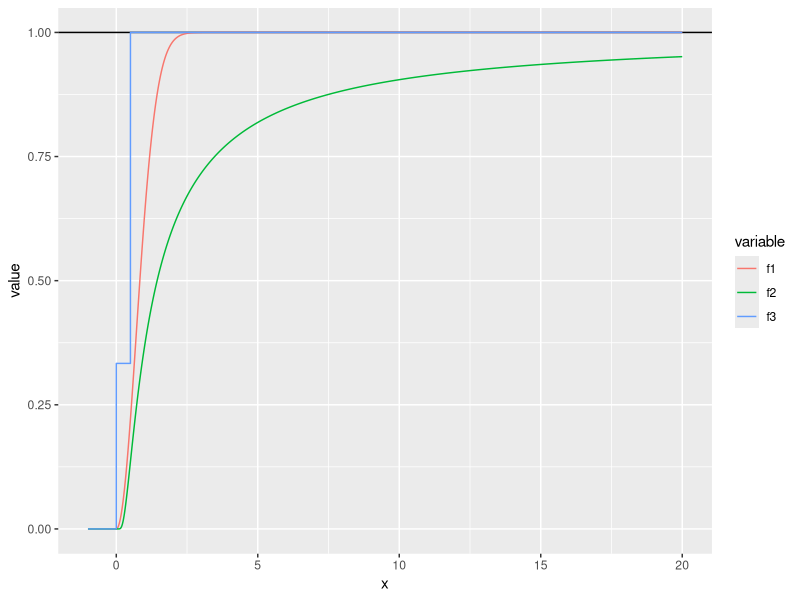
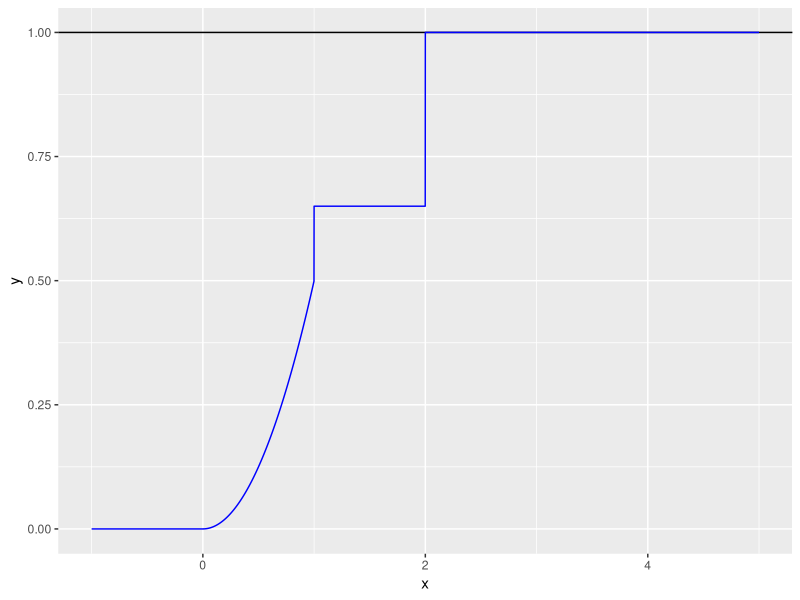
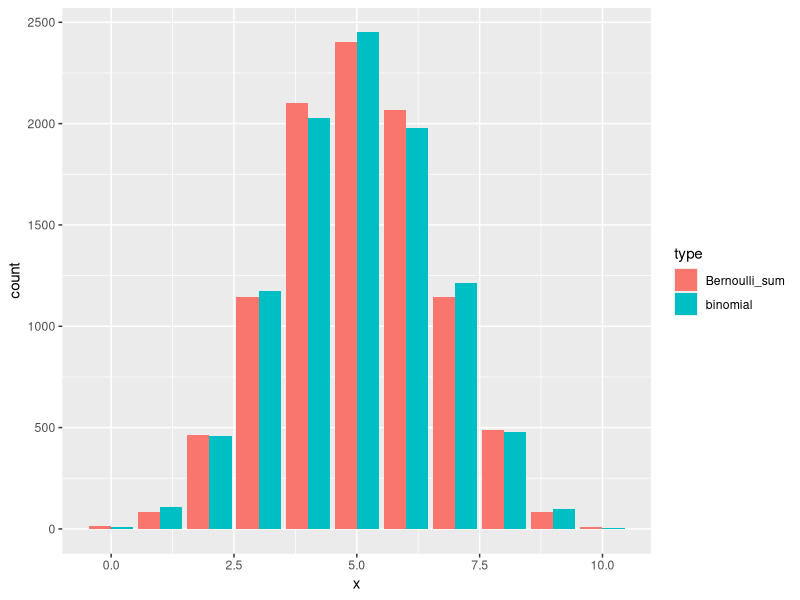
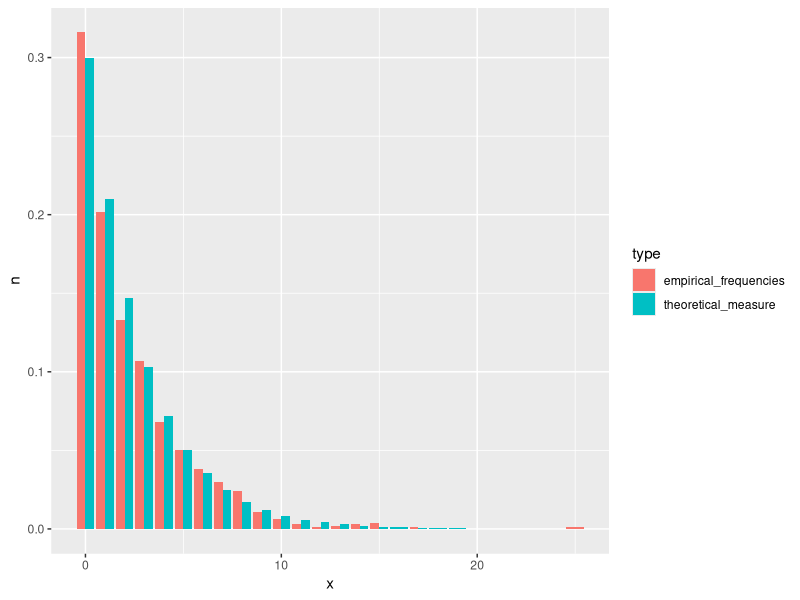
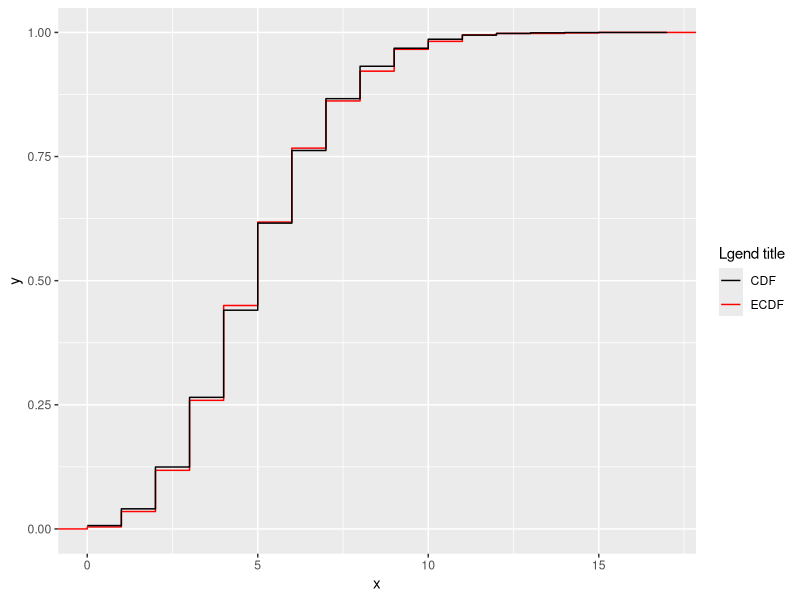
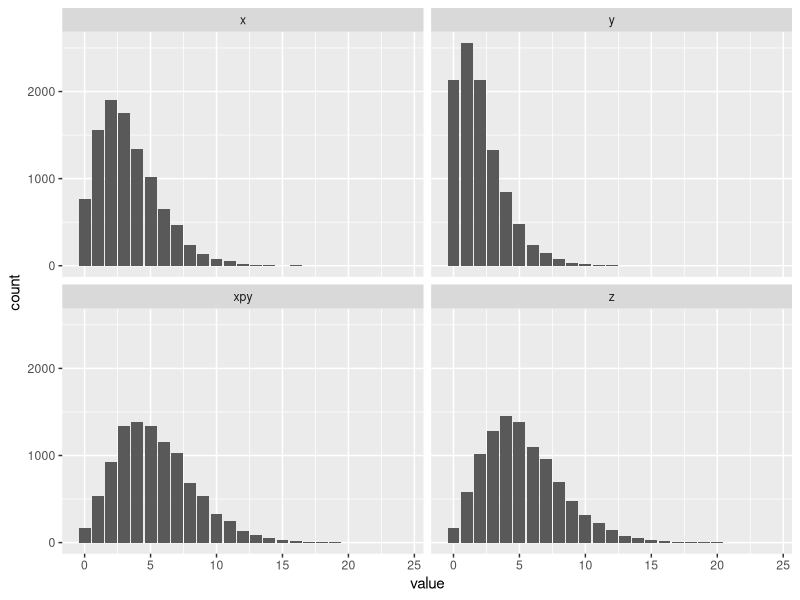
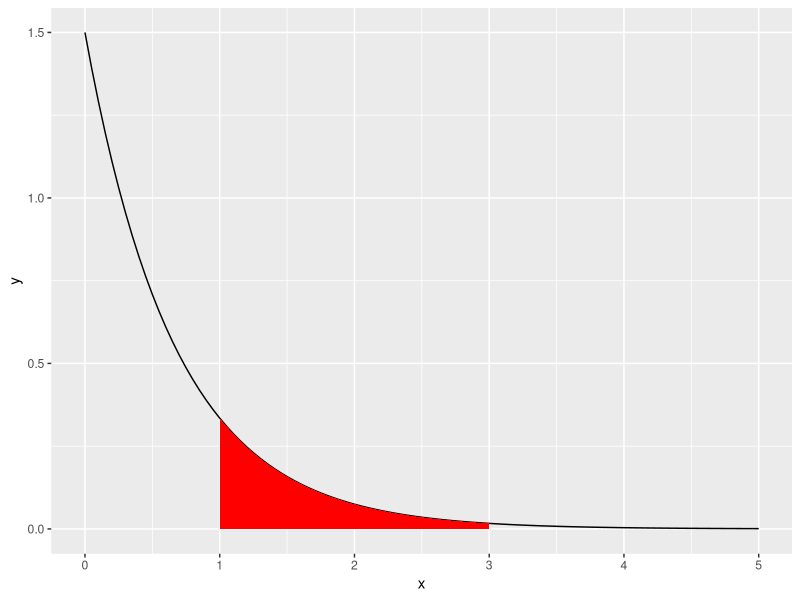
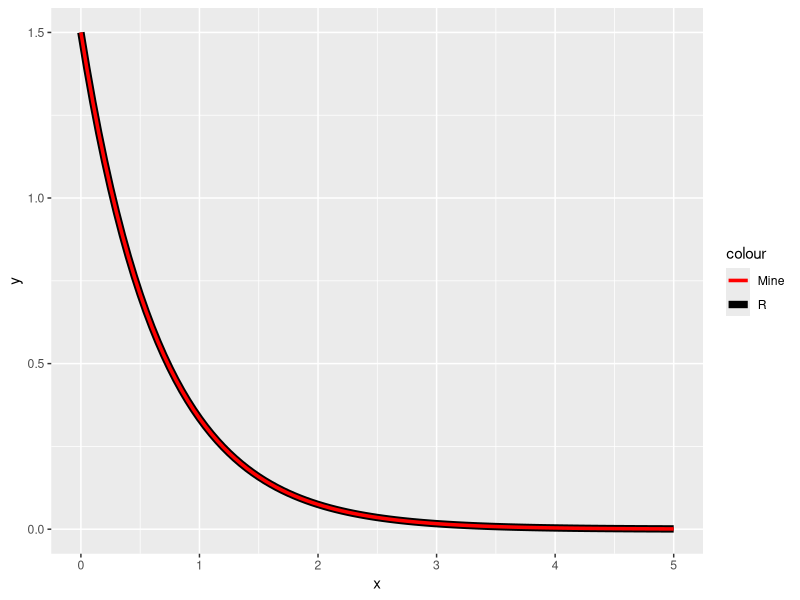

Recreate these plots in R, in order.
## ---- chunk 1
togs <- F
library(ggplot2)
library(dplyr)
library(reshape2)
library(tidyr)
# togs <- FALSE
## ---- chunk 2
f1 <- function (x) {
  tmp        <- 1 - exp(-x^2)
  tmp[x < 0] <- 0
  return(tmp)
}

f2 <- function (x) {
  tmp         <- exp(-(1 / x))
  tmp[x <= 0] <- 0
  return(tmp)
}

f3 <- function (x) {
  tmp           <- x
  tmp[x == x]   <- 1
  tmp[x <= 0.5] <- 1/3
  tmp[x <= 0]   <- 0
  return(tmp)
}

cdf_data <- tibble(x  = seq(-1, 20, by = 0.001),
                   f1 = f1(x),
                   f2 = f2(x),
                   f3 = f3(x)) %>%
  melt(id.vars = "x")

# geo_plot <- ggplot(data = data.frame(x = seq(-1, 10, by = 0.01)), aes(x = x)) +
#   stat_function(aes(color = "f1"), fun = f1) +
#   stat_function(aes(color = "f2"), fun = f2) +
#   stat_function(aes(color = "f3"), fun = f3) +
#   geom_hline(yintercept = 1)
# plot(geo_plot)

cdf_plot <- ggplot(data = cdf_data, aes(x = x, y = value, color = variable)) +
  geom_hline(yintercept = 1) +
  geom_line()
plot(cdf_plot)
## ---- chunk 3
f1 <- function (x, p) {
  tmp          <- x
  tmp[x >= 2]  <- 0.5 + (p * 0.5) + ((1-p) * 0.5)
  tmp[x < 2]   <- 0.5 + (p * 0.5) 
  tmp[x < 1]   <- (x[x < 1])^2 / 2
  tmp[x < 0]   <- 0
  return(tmp)
}

cdf_data <- tibble(x = seq(-1, 5, by = 0.001), y = f1(x, 0.3))
cdf_plot <- ggplot(data = cdf_data, aes(x = x, y = y)) +
  geom_hline(yintercept = 1) +
  geom_line(color = "blue")
plot(cdf_plot)

## ---- chunk 4
set.seed(1)
nsamps        <- 10000
binom_samp    <- rbinom(nsamps, size = 10, prob = 0.5)
bernoulli_mat <- matrix(data = NA, nrow = nsamps, ncol = 10)
for (i in 1:nsamps) {
  bernoulli_mat[i, ] <- rbinom(10, size = 1, prob = 0.5)
}
bern_samp <- apply(bernoulli_mat, 1, sum)
b_data    <- tibble(x    = c(binom_samp, bern_samp), 
                    type = c(rep("binomial", 10000), rep("Bernoulli_sum", 10000)))
b_plot    <- ggplot(data = b_data, aes(x = x, fill = type)) +
  geom_bar(position = "dodge")
plot(b_plot)
## ---- chunk 5
set.seed(1)
geo_samp <- rgeom(n = 1000, prob = 0.3)
geo_samp <- data.frame(x = geo_samp) %>%
  count(x) %>%
  mutate(n = n / 1000, type = "empirical_frequencies") %>%
  bind_rows(data.frame(x = 0:20, n = dgeom(0:20, prob = 0.3), type = "theoretical_measure"))

geo_plot <- ggplot(data = geo_samp, aes(x = x, y = n, fill = type)) +
  geom_bar(stat="identity", position = "dodge")
plot(geo_plot)
## ---- chunk 6
set.seed(1)
pois_samp <- rpois(n = 1000, lambda = 5)
pois_samp <- data.frame(x = pois_samp)
pois_plot <- ggplot(data = pois_samp, aes(x = x, colour = "ECDF")) +
  stat_ecdf(geom = "step") +
  geom_step(data = tibble(x = 0:17, y = ppois(x, 5)), aes(x = x, y = y, colour = "CDF")) +
  scale_colour_manual("Lgend title", values = c("black", "red"))
plot(pois_plot)
## ---- chunk 7
set.seed(1)
nsamps <- 10000
x      <- rnbinom(nsamps, size = 5, prob = 0.6)
y      <- rnbinom(nsamps, size = 3, prob = 0.6)
xpy    <- x + y
z      <- rnbinom(nsamps, size = 8, prob = 0.6)
samps  <- tibble(x, y, xpy, z)
samps  <- melt(samps)
ggplot(data = samps, aes(x = value)) +
  geom_bar() +
  facet_wrap(~ variable)

## ---- chunk 8
set.seed(1)
nsamps <- 1000
samps  <- rexp(nsamps, rate = 1.5)
sum(samps >= 1 & samps <= 3) / nsamps
exp_plot <- ggplot(data.frame(x = seq(0, 5, by = 0.01)), aes(x = x)) +
  stat_function(fun = dexp, args = list(rate = 1.5)) +
  stat_function(fun = dexp, args = list(rate = 1.5), xlim = c(1,3), geom = "area", fill = "red")
plot(exp_plot)
## ---- chunk 9
exp_pdf <- function(x, lambda) {
  return (lambda * exp(-lambda * x))
}

exp_cdf <- function(x, lambda) {
  return (1 - exp(-lambda * x))
}

exp_quant <- function(q, lambda) {
  return (-(log(1 - q) / lambda))
}

ggplot(data = data.frame(x = seq(0, 5, by = 0.01)), aes(x = x)) +
  stat_function(fun = dexp, args = list(rate = 1.5), aes(color = "R"), size = 2.5) +
  stat_function(fun = exp_pdf, args = list(lambda = 1.5), aes(color = "Mine"), size = 1.2) +
  scale_color_manual(values = c("red", "black"))

ggplot(data = data.frame(x = seq(0, 5, by = 0.01)), aes(x = x)) +
  stat_function(fun = pexp, args = list(rate = 1.5), aes(color = "R"), size = 2.5) +
  stat_function(fun = exp_cdf, args = list(lambda = 1.5), aes(color = "Mine"), size = 1.2) +
  scale_color_manual(values = c("red", "black"))

ggplot(data = data.frame(x = seq(0, 1, by = 0.01)), aes(x = x)) +
  stat_function(fun = qexp, args = list(rate = 1.5), aes(color = "R"), size = 2.5) +
  stat_function(fun = exp_quant, args = list(lambda = 1.5), aes(color = "Mine"), size = 1.2) +
  scale_color_manual(values = c("red", "black"))
## ---- chunk 10
set.seed(1)
a         <- -1
b         <- 3
nsamps    <- 10000
unif_samp <- runif(nsamps, a, b)
mu_x      <- mean(unif_samp)
new_samp  <- unif_samp - mu_x
quantile(new_samp, probs = 1/5)
punif(-0.2, -1, 3)
## ---- chunk 11
set.seed(1)
ggplot(data = data.frame(x = seq(0, 1, by = 0.01)), aes(x = x)) +
  stat_function(fun = dbeta, args = list(shape1 = 2, shape2 = 2), aes(color = "alpha = 0.5")) +
  stat_function(fun = dbeta, args = list(shape1 = 4, shape2 = 1), aes(color = "alpha = 4")) +
  stat_function(fun = dbeta, args = list(shape1 = 1, shape2 = 4), aes(color = "alpha = 1")) +
  stat_function(fun = dbeta, args = list(shape1 = 2, shape2 = 5), aes(color = "alpha = 25")) +
  stat_function(fun = dbeta, args = list(shape1 = 0.1, shape2 = 0.1), aes(color = "alpha = 0.1"))

## ---- chunk 12
set.seed(1)
nsamps <- 1000
samps  <- rbeta(nsamps, 2, 5)
ggplot(data = data.frame(x = samps), aes(x = x)) +
  geom_histogram(aes(y = ..density..), color = "black") +
  stat_function(data  = data.frame(x = seq(0, 1, by = 0.01)), aes(x = x), 
                fun   = dbeta, 
                args  = list(shape1 = 2, shape2 = 5), 
                color = "red", 
                size  = 1.2)

## ---- chunk 13
set.seed(1)
ggplot(data = data.frame(x = seq(0, 25, by = 0.01)), aes(x = x)) +
  stat_function(fun = pgamma, args = list(shape = 1, rate = 1), aes(color = "Gamma(1,1)")) +
  stat_function(fun = pgamma, args = list(shape = 10, rate = 1), aes(color = "Gamma(10,1)")) +
  stat_function(fun = pgamma, args = list(shape = 1, rate = 10), aes(color = "Gamma(1,10)"))

## ---- chunk 14
set.seed(1)
# b
ggplot(data = data.frame(x = seq(-15, 15, by = 0.01)), aes(x = x)) +
  stat_function(fun = dnorm, args = list(mean = 0, sd = 1), aes(color = "sd = 1")) +
  stat_function(fun = dnorm, args = list(mean = 0, sd = 0.4), aes(color = "sd = 0.1")) +
  stat_function(fun = dnorm, args = list(mean = 0, sd = 2), aes(color = "sd = 2")) +
  stat_function(fun = dnorm, args = list(mean = 0, sd = 5), aes(color = "sd = 5"))

# c
mean_par   <- 50
nsamps     <- 100000
pois_samps <- rpois(nsamps, lambda = mean_par)
norm_samps <- rnorm(nsamps, mean = mean_par, sd = sqrt(mean_par))
my_plot    <- ggplot() +
  geom_bar(data = tibble(x = pois_samps), aes(x = x, y = (..count..)/sum(..count..))) +
  geom_density(data = tibble(x = norm_samps), aes(x = x), color = "red")
plot(my_plot)
## ---- chunk 15
# b
set.seed(1)
logit_pdf <- function (x, mu, s) {
  return ((exp(-(x - mu)/(s))) / (s * (1 + exp(-(x - mu)/(s)))^2))
}
nl_plot <- ggplot(data = data.frame(x = seq(-12, 12, by = 0.01)), aes(x = x)) +
  stat_function(fun = dnorm, args = list(mean = 0, sd = 2), aes(color = "normal")) +
  stat_function(fun = logit_pdf, args = list(mu = 0, s = sqrt(12/pi^2)), aes(color = "logit"))
plot(nl_plot)

nl_plot <- ggplot(data = data.frame(x = seq(5, 10, by = 0.01)), aes(x = x)) +
  stat_function(fun = dnorm, args = list(mean = 0, sd = 2), aes(color = "normal")) +
  stat_function(fun = logit_pdf, args = list(mu = 0, s = sqrt(12/pi^2)), aes(color = "logit"))
plot(nl_plot)


# c
logit_cdf <- function (x, mu, s) {
  return (1 / (1 + exp(-(x - mu) / s)))
}

p_logistic <- 1 - logit_cdf(4, 0, sqrt(12/pi^2)) + logit_cdf(-4, 0, sqrt(12/pi^2))
p_norm     <- 1 - pnorm(4, 0, 2) + pnorm(-4, 0, 2)
p_logistic
p_norm
# Logistic distribution has wider tails, therefore the probability of larger
# absolute values is higher.
## ---- chunk 16
pCantor <- function(q, lower.tail = TRUE, log.p = FALSE, bits=32){
    first1already <- logical(length(q))
    p <- numeric(length(q))
    qtest <- numeric(length(q))
    for (b in 1:bits) { 
        low1  <-  (qtest +   3^(-b) < q)
        low2  <-  (qtest + 2*3^(-b) < q)
        qtest <- qtest + ifelse(low1, 3^(-b), 0) + ifelse(low2, 3^(-b), 0)
        p     <- p + ifelse(low1 & ! first1already, 2^(-b), 0)      
        first1already <- first1already | (low1 & ! low2)
        }
    #p <- p + 2^{-bits}
    p <- ifelse( q >= 1, 1, ifelse( q <= 0, 0, p ))
    if(! lower.tail){ p <- 1-p    }
    if(log.p){        p <- log(p) }
    p
}
cant_cdf <- pCantor(seq(0,1, by = 0.00001))
ggplot(data.frame(x = seq(0,1, by = 0.00001), y = cant_cdf), aes(x = x, y = y)) +
  geom_line()
## ---- chunk 17
set.seed(1)
nsamps   <- 10000
mu       <- 0.5
sigma    <- 0.4
ln_samps <- rlnorm(nsamps, mu, sigma)
ln_plot  <- ggplot(data = data.frame(x = ln_samps), aes(x = x)) +
  geom_histogram(color = "black")
plot(ln_plot)

norm_samps <- log(ln_samps)
n_plot     <- ggplot(data = data.frame(x = norm_samps), aes(x = x)) +
  geom_histogram(aes(y = ..density..), color = "black") +
  stat_function(fun = dnorm, args = list(mean = mu, sd = sigma), color = "red")
plot(n_plot)
## ---- chunk 18
set.seed(1)
nsamps <- 10000
beta   <- 4
generate_exp <- function (n, beta) {
  tmp <- runif(n)
  X   <- qexp(tmp, beta)
  return (X)
}
df <- tibble("R"           = rexp(nsamps, beta), 
             "myGenerator" = generate_exp(nsamps, beta)) %>%
  gather()
ggplot(data = df, aes(x = value, fill = key)) +
  geom_histogram(position = "dodge")

